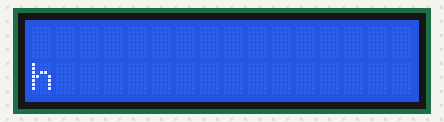
A sketch run on a simulated Arduino Uno, built with avr-gcc and run on an emulated ATmega328P. Shown: 16×2 character LCD.

Above: at 0.1 s.
At 4.6 s:
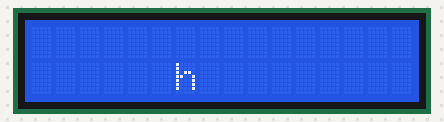
At 9.9 s:
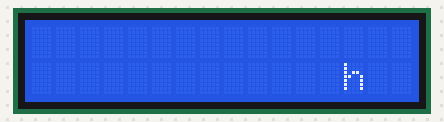
At 19.7 s:
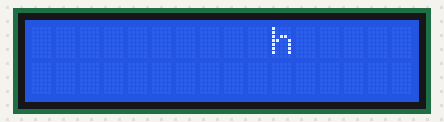
At 29.5 s:
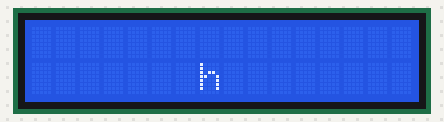
At 39.2 s:
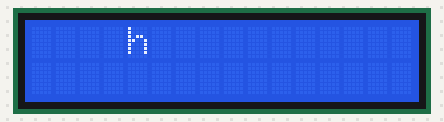

The sketch:

Lab10_Task1.ino
```cpp
//
//                        Lab10_Task1
//
//
//Name: Keaton Raymond and Amyleila Mejia
//Date:11/7/2019
//Class: ECE 1001-005
//
//
//Problem Statement:
//write a program using while loops that displays the letter "h" in the lower left corner
//of the display for .75 sec then erase the display, write an h in each
//column of the bottom row from right to left then do the same to the top row
//after the top row is done, loop back to where you started and do it again
//
//
//              ^^^^ Algorithm ^^^^
//
//    define and initialize variables
//      int y = 1 and x = 0
//      initialize the lcd display
//
//    setup function
//      setup the lcd
//
//    loop function
//      while loop for the bottom y row
//        while loop for the x position
//          set the cursor to x,y
//          print h for .75 sec then clear
//          add one to x
//        when x reaches the end of the display, 15, exit x while loop
//        subtract 1 from y and set x back equal to 0
//      after y finishes the top row, y=0, exit y while loop and set y equal to 1
//

int y = 1;
int x = 0;
#include <LiquidCrystal.h>
LiquidCrystal lcd(13, 12, 11, 10, 9, 8);

void setup()
{
  lcd.begin(16, 2);
  lcd.clear();
}

void loop()
{
  while(y >= 0)   //while loop for the y coordinate
  {
    while(x <= 15)    //while loop to print the location of h, then move it one to the right
    {
      lcd.setCursor(x,y);
      lcd.print("h");
      delay(750);
      lcd.clear();
      x++;
    }
    y--;    //subtract 1 from y, move it up a row
    x=0;    //reset x
  }
  y=1;    //reset y
}
```

Measured:
- what the display in image 1 shows lasts 0.7 s, from 4.6 s to 5.3 s
